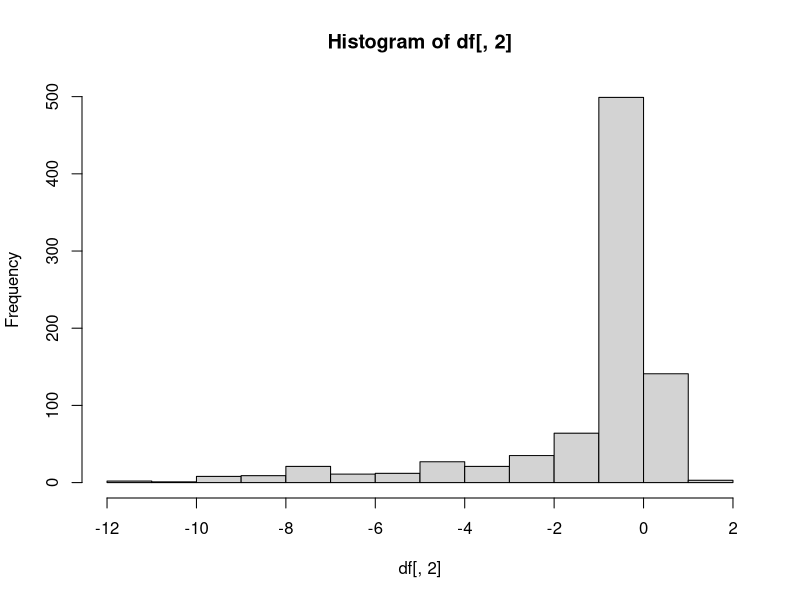

Source code (R):
df = read.csv('genes_vs_operon_pos.csv', row.names=1)
hist(df[,2])

subset = !is.na(df$pos3) & df$pos3 < -3
sum(subset)
t = df[subset,]
